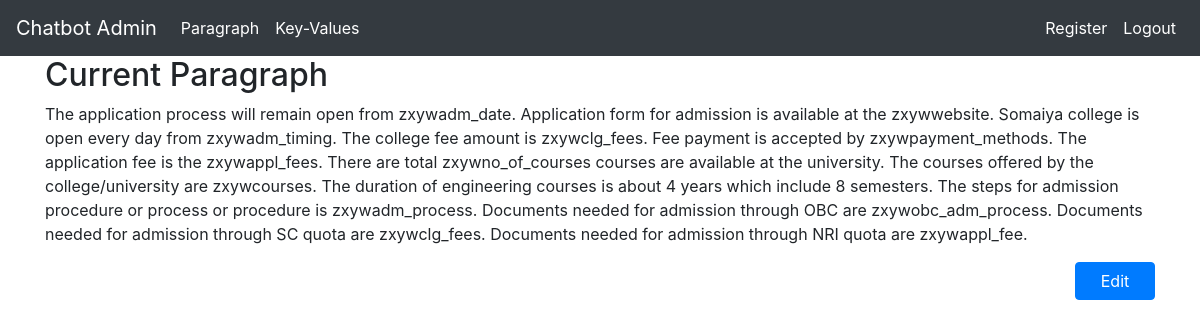
The app's page /para/ (signed in), older data.
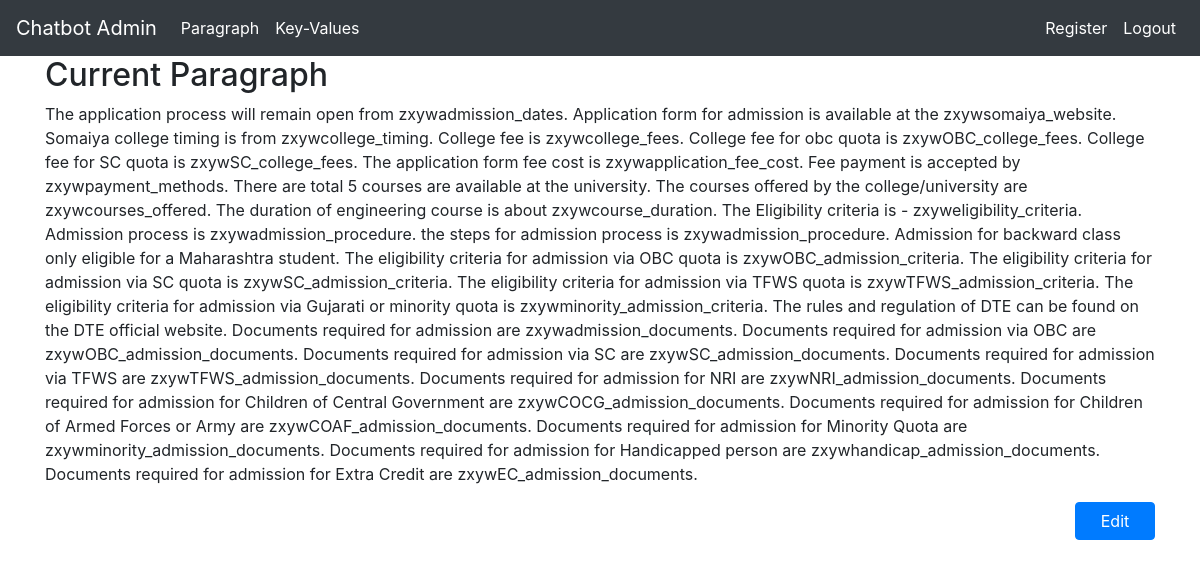
The same page, newer data.
### tables this page shows
CREATE TABLE "paragraph" (
	`para`	TEXT
);

### app2.py (the view)
@app.route('/para/')
@is_logged_in
def read_para():
    try:
        conn = sqlite3.connect('test.db')
        c = conn.cursor()
        c.execute('select * from paragraph')
        paragraph = c.fetchall()
        conn.commit()
    except sqlite3.IntegrityError:
        return {"error"}
    except Exception as exception:
        print(exception)
    finally:
        if conn:
            conn.close()
    return render_template('view_para.html', para=paragraph[0][0], js_files=['para.js', ])

### app2.py (called while the page is built)
def is_logged_in(f):
    @wraps(f)
    def wrap(*args, **kwargs):
        if 'logged_in' in session:
            return f(*args, **kwargs)
        else:
            flash('Unauthorized, Please login', 'danger')
            return redirect(url_for('login'))
    return wrap

### templates/view_para.html (shortened to what this page needs)
{% extends 'base.html' %}
{% block content %}
<div class="container">
  <h2>Current Paragraph</h2>
  <form>
    <div class="form-group">
      <div id="para_div" style="display: block;">{{ para }}</div>
    </div>
    <div class="form-group" align="right" id="not_editable" style="display: block;">
        <button type="button" class="btn btn-primary" id="edit" name="edit" onclick="seteditable()">Edit</button>
    </div>
  </form>
{% endblock %}

### templates/base.html (shortened to what this page needs)
<!doctype html>
<html lang="en">
  <head>
    <link rel="stylesheet"
          href="https://stackpath.bootstrapcdn.com/bootstrap/4.1.3/css/bootstrap.min.css"
>
  </head>
  <body>
    {% include 'includes/_navbar.html' %}
      {% block content %}
      {% endblock %}
  </body>
</html>

### templates/includes/_navbar.html (shortened to what this page needs)
    <nav class="navbar navbar-expand-md navbar-dark bg-dark" >
      <a class="navbar-brand" href="/">Chatbot Admin</a>
      <div class="collapse navbar-collapse" id="navbarsExampleDefault">
        <ul class="navbar-nav mr-auto">
    {% if session.logged_in %}
          <li class="nav-item active">
            <a class="nav-link" href="/para/">Paragraph <span class="sr-only">(current)</span></a>
          </li>
          <li class="nav-item active">
            <a class="nav-link" href="/key_values/">Key-Values <span class="sr-only">(current)</span></a>
          </li>
    {% endif %}
        </ul>
        <ul class="nav navbar-nav navbar-right">
          {% if session.logged_in %}
            <li class="nav-item active">
              <a class="nav-link" href="/register">Register</a>
            </li>
            <li class="nav-item active">
              <a class="nav-link" href="/logout">Logout</a>
            </li>
          {% else %}
            <li class="nav-item active">
              <a class="nav-link" href="/login">Login</a>
            </li>
          {% endif %}
        </ul>
      </div>
    </nav>

### templates/view_para.html (style rules this page uses)
.btn { width: 80px; }

Row changes from the older to the newer data that the page shows:
changed paragraph: para "…will remain open from zxywadm_date. Application form for admission is available at the zxywwebsite. Somaiya college is open every day from zxywadm_timing. The college fee amount is zxywclg_fees. Fee payment is accepted by zxywpayment_methods. The application fee is the zxywappl_fees. There are total zxywno_of_courses courses are available at the university. The courses offered by the college/university are zxywcourses. The duration of engineering courses is about 4 years which include 8 semesters. The steps for admission procedure or process or procedure is zxywadm_process. Documents needed for admission through OBC are zxywobc_adm_process. Documents needed for admission through SC quota…" → "…will remain open from zxywadmission_dates. Application form for admission is available at the zxywsomaiya_website. Somaiya college timing is from zxywcollege_timing. College fee is zxywcollege_fees. College fee for obc quota is zxywOBC_college_fees. College fee for SC quota is zxywSC_college_fees. The application form fee cost is zxywapplication_fee_cost. Fee payment is accepted by zxywpayment_methods. There are total 5 courses are available at the university. The courses offered by the college/university are zxywcourses_offered. The duration of engineering course is about zxywcourse_duration. The Eligibility criteria is - zxyweligibility_criteria. Admission process is…"
